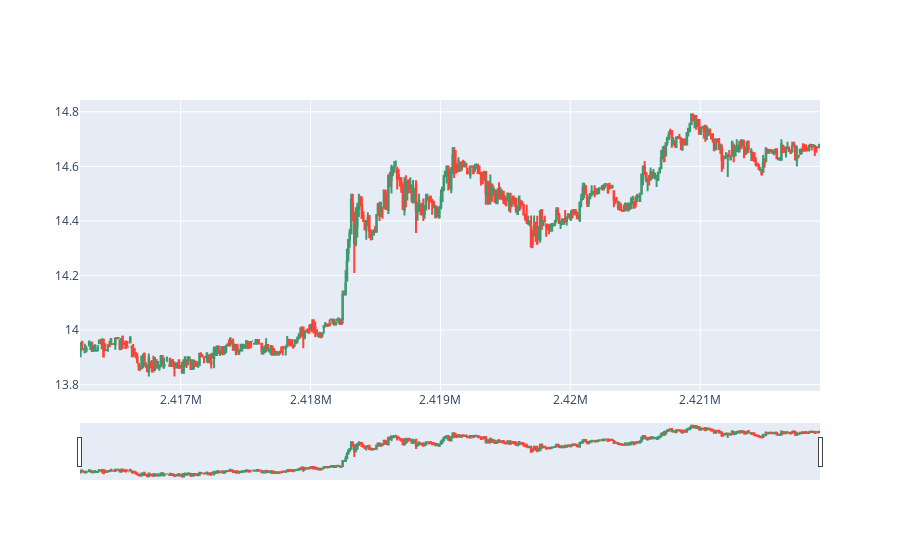

Source (notebook cell):
### Code cell
import plotly
import plotly.graph_objects as go
import plotly.express as px
import warnings
warnings.filterwarnings('ignore')
fig = go.Figure(data=[go.Candlestick(x=bnb_range.index, 
                                     open=bnb_range['Open'], 
                                     high=bnb_range['High'], 
                                     low=bnb_range['Low'], 
                                     close=bnb_range['Close'])])
print('Use the slider to Adjust and Zoom')
fig.show()

### Figure 1 — Plotly figure (JSON) as saved in the notebook; plotly's stock layout.template omitted (floating-point values rounded to 4 significant figures; data arrays with more than 128 entries replaced by an {"elided": "..."} marker saying what was removed)
{"data": [{"close": {"elided": "500 float values"}, "high": {"elided": "500 float values"}, "low": {"elided": "500 float values"}, "open": {"elided": "500 float values"}, "type": "candlestick", "x": {"elided": "500 int values"}}], "layout": {}}
